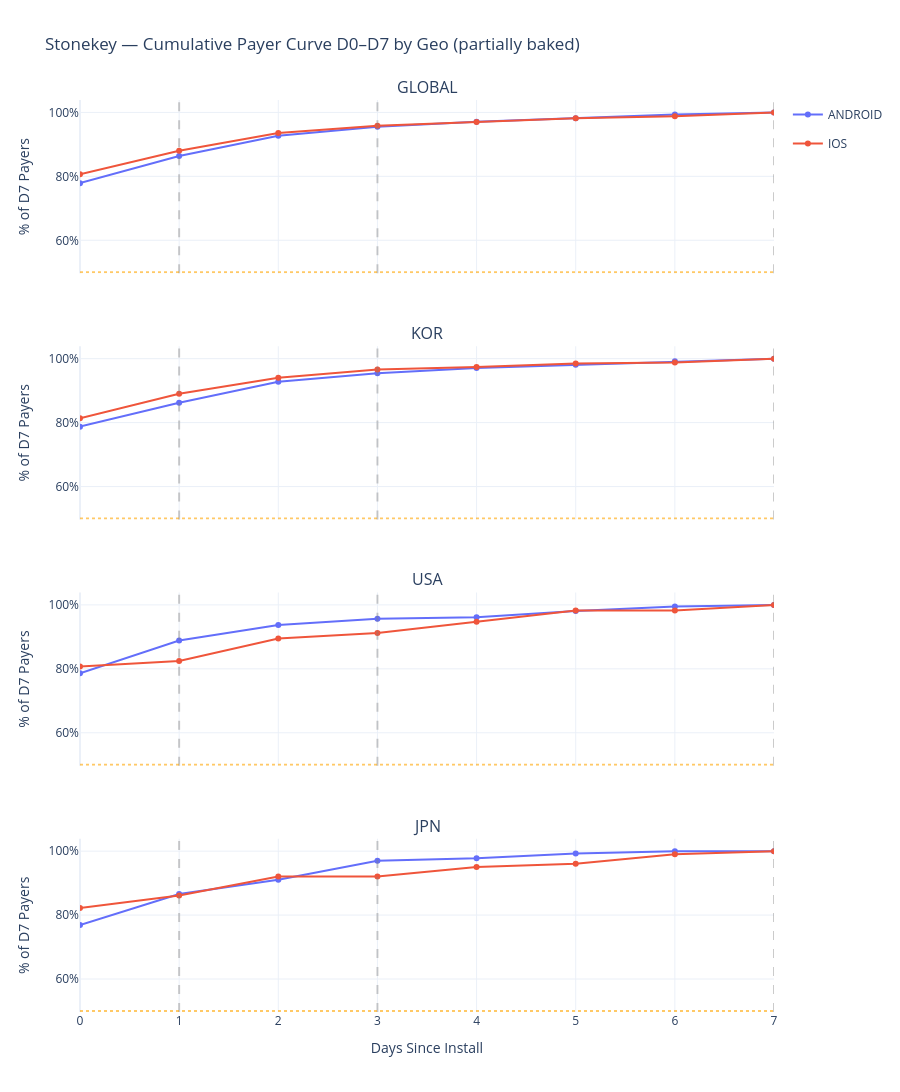

Notebook cell for this chart:
### Code cell
#@title 2c. Chart — Cumulative payer curve D0–D7, one subplot per geo (Android vs iOS)

if 'df_payers' not in dir() or df_payers.empty:
    print('⚠️ Run 2c query first')
else:
    geos_p = ['GLOBAL'] + COHORT_COUNTRIES
    geos_p = [g for g in geos_p if g in df_payers['geo'].unique()]

    fig_p = make_subplots(
        rows=len(geos_p), cols=1,
        subplot_titles=geos_p,
        shared_xaxes=True,
        vertical_spacing=0.08
    )

    os_colors = {'ANDROID': '#636EFA', 'IOS': '#EF553B'}

    for row_i, geo in enumerate(geos_p, start=1):
        sub_geo = df_payers[df_payers['geo'] == geo]

        for os_val in sorted(sub_geo['os'].unique()):
            sub = sub_geo[sub_geo['os'] == os_val].sort_values('days_since_install')
            color = os_colors.get(os_val, '#00CC96')
            total = int(sub['cum_payers'].max())

            fig_p.add_trace(go.Scatter(
                x=sub['days_since_install'], y=sub['cum_pct'],
                name=os_val, mode='lines+markers',
                line=dict(color=color),
                showlegend=(row_i == 1),
                legendgroup=os_val,
                hovertemplate=(
                    f'Day %{{x}}<br>Cumulative: %{{y:.1%}}<br>'
                    f'(of {total:,} total D{COHORT_MAX_DAY} payers)'
                    f'<extra>{geo} | {os_val}</extra>'
                )
            ), row=row_i, col=1)

        for day in [1, 3, 7]:
            fig_p.add_vline(x=day, line_dash='dash', line_color='gray', opacity=0.4, row=row_i, col=1)
        fig_p.add_hline(y=0.50, line_dash='dot', line_color='orange', opacity=0.6, row=row_i, col=1)
        fig_p.update_yaxes(title_text='% of D7 Payers', tickformat='.0%', row=row_i, col=1)

    fig_p.update_xaxes(title_text='Days Since Install', dtick=1, range=[0, COHORT_MAX_DAY], row=len(geos_p), col=1)
    fig_p.update_layout(
        title=f'Stonekey — Cumulative Payer Curve D0–D{COHORT_MAX_DAY} by Geo (partially baked)',
        height=280 * len(geos_p),
        template='plotly_white',
        hovermode='closest',
        legend=dict(orientation='v', x=1.02, y=1)
    )
    fig_p.show()

### Figure 1 — Plotly figure (JSON) as saved in the notebook; plotly's stock layout.template omitted (floating-point values rounded to 4 significant figures)
{"data": [{"hovertemplate": "Day %{x}<br>Cumulative: %{y:.1%}<br>(of 5,009 total D7 payers)<extra>GLOBAL | ANDROID</extra>", "legendgroup": "ANDROID", "line": {"color": "#636EFA"}, "mode": "lines+markers", "name": "ANDROID", "showlegend": true, "type": "scatter", "x": [0, 1, 2, 3, 4, 5, 6, 7], "xaxis": "x", "y": [0.7788, 0.8634, 0.9273, 0.9549, 0.9705, 0.9818, 0.9932, 1.0], "yaxis": "y"}, {"hovertemplate": "Day %{x}<br>Cumulative: %{y:.1%}<br>(of 932 total D7 payers)<extra>GLOBAL | IOS</extra>", "legendgroup": "IOS", "line": {"color": "#EF553B"}, "mode": "lines+markers", "name": "IOS", "showlegend": true, "type": "scatter", "x": [0, 1, 2, 3, 4, 5, 6, 7], "xaxis": "x", "y": [0.8069, 0.8798, 0.9356, 0.9582, 0.97, 0.9818, 0.9882, 1.0], "yaxis": "y"}, {"hovertemplate": "Day %{x}<br>Cumulative: %{y:.1%}<br>(of 2,935 total D7 payers)<extra>KOR | ANDROID</extra>", "legendgroup": "ANDROID", "line": {"color": "#636EFA"}, "mode": "lines+markers", "name": "ANDROID", "showlegend": false, "type": "scatter", "x": [0, 1, 2, 3, 4, 5, 6, 7], "xaxis": "x2", "y": [0.7874, 0.862, 0.9278, 0.9543, 0.971, 0.9806, 0.9922, 1.0], "yaxis": "y2"}, {"hovertemplate": "Day %{x}<br>Cumulative: %{y:.1%}<br>(of 654 total D7 payers)<extra>KOR | IOS</extra>", "legendgroup": "IOS", "line": {"color": "#EF553B"}, "mode": "lines+markers", "name": "IOS", "showlegend": false, "type": "scatter", "x": [0, 1, 2, 3, 4, 5, 6, 7], "xaxis": "x2", "y": [0.8135, 0.8899, 0.9404, 0.9664, 0.974, 0.9847, 0.9878, 1.0], "yaxis": "y2"}, {"hovertemplate": "Day %{x}<br>Cumulative: %{y:.1%}<br>(of 206 total D7 payers)<extra>USA | ANDROID</extra>", "legendgroup": "ANDROID", "line": {"color": "#636EFA"}, "mode": "lines+markers", "name": "ANDROID", "showlegend": false, "type": "scatter", "x": [0, 1, 2, 3, 4, 5, 6, 7], "xaxis": "x3", "y": [0.7864, 0.8883, 0.9369, 0.9563, 0.9612, 0.9806, 0.9951, 1.0], "yaxis": "y3"}, {"hovertemplate": "Day %{x}<br>Cumulative: %{y:.1%}<br>(of 57 total D7 payers)<extra>USA | IOS</extra>", "legendgroup": "IOS", "line": {"color": "#EF553B"}, "mode": "lines+markers", "name": "IOS", "showlegend": false, "type": "scatter", "x": [0, 1, 2, 3, 4, 5, 6, 7], "xaxis": "x3", "y": [0.807, 0.8246, 0.8947, 0.9123, 0.9474, 0.9825, 0.9825, 1.0], "yaxis": "y3"}, {"hovertemplate": "Day %{x}<br>Cumulative: %{y:.1%}<br>(of 134 total D7 payers)<extra>JPN | ANDROID</extra>", "legendgroup": "ANDROID", "line": {"color": "#636EFA"}, "mode": "lines+markers", "name": "ANDROID", "showlegend": false, "type": "scatter", "x": [0, 1, 2, 3, 4, 5, 6, 7], "xaxis": "x4", "y": [0.7687, 0.8657, 0.9104, 0.9701, 0.9776, 0.9925, 1.0, 1.0], "yaxis": "y4"}, {"hovertemplate": "Day %{x}<br>Cumulative: %{y:.1%}<br>(of 101 total D7 payers)<extra>JPN | IOS</extra>", "legendgroup": "IOS", "line": {"color": "#EF553B"}, "mode": "lines+markers", "name": "IOS", "showlegend": false, "type": "scatter", "x": [0, 1, 2, 3, 4, 5, 6, 7], "xaxis": "x4", "y": [0.8218, 0.8614, 0.9208, 0.9208, 0.9505, 0.9604, 0.9901, 1.0], "yaxis": "y4"}], "layout": {"annotations": [{"font": {"size": 16}, "showarrow": false, "text": "GLOBAL", "x": 0.5, "xanchor": "center", "xref": "paper", "y": 1, "yanchor": "bottom", "yref": "paper"}, {"font": {"size": 16}, "showarrow": false, "text": "KOR", "x": 0.5, "xanchor": "center", "xref": "paper", "y": 0.73, "yanchor": "bottom", "yref": "paper"}, {"font": {"size": 16}, "showarrow": false, "text": "USA", "x": 0.5, "xanchor": "center", "xref": "paper", "y": 0.46, "yanchor": "bottom", "yref": "paper"}, {"font": {"size": 16}, "showarrow": false, "text": "JPN", "x": 0.5, "xanchor": "center", "xref": "paper", "y": 0.19, "yanchor": "bottom", "yref": "paper"}], "height": 1120, "hovermode": "closest", "legend": {"orientation": "v", "x": 1.02, "y": 1}, "shapes": [{"line": {"color": "gray", "dash": "dash"}, "opacity": 0.4, "type": "line", "x0": 1, "x1": 1, "xref": "x", "y0": 0, "y1": 1, "yref": "y domain"}, {"line": {"color": "gray", "dash": "dash"}, "opacity": 0.4, "type": "line", "x0": 3, "x1": 3, "xref": "x", "y0": 0, "y1": 1, "yref": "y domain"}, {"line": {"color": "gray", "dash": "dash"}, "opacity": 0.4, "type": "line", "x0": 7, "x1": 7, "xref": "x", "y0": 0, "y1": 1, "yref": "y domain"}, {"line": {"color": "orange", "dash": "dot"}, "opacity": 0.6, "type": "line", "x0": 0, "x1": 1, "xref": "x domain", "y0": 0.5, "y1": 0.5, "yref": "y"}, {"line": {"color": "gray", "dash": "dash"}, "opacity": 0.4, "type": "line", "x0": 1, "x1": 1, "xref": "x2", "y0": 0, "y1": 1, "yref": "y2 domain"}, {"line": {"color": "gray", "dash": "dash"}, "opacity": 0.4, "type": "line", "x0": 3, "x1": 3, "xref": "x2", "y0": 0, "y1": 1, "yref": "y2 domain"}, {"line": {"color": "gray", "dash": "dash"}, "opacity": 0.4, "type": "line", "x0": 7, "x1": 7, "xref": "x2", "y0": 0, "y1": 1, "yref": "y2 domain"}, {"line": {"color": "orange", "dash": "dot"}, "opacity": 0.6, "type": "line", "x0": 0, "x1": 1, "xref": "x2 domain", "y0": 0.5, "y1": 0.5, "yref": "y2"}, {"line": {"color": "gray", "dash": "dash"}, "opacity": 0.4, "type": "line", "x0": 1, "x1": 1, "xref": "x3", "y0": 0, "y1": 1, "yref": "y3 domain"}, {"line": {"color": "gray", "dash": "dash"}, "opacity": 0.4, "type": "line", "x0": 3, "x1": 3, "xref": "x3", "y0": 0, "y1": 1, "yref": "y3 domain"}, {"line": {"color": "gray", "dash": "dash"}, "opacity": 0.4, "type": "line", "x0": 7, "x1": 7, "xref": "x3", "y0": 0, "y1": 1, "yref": "y3 domain"}, {"line": {"color": "orange", "dash": "dot"}, "opacity": 0.6, "type": "line", "x0": 0, "x1": 1, "xref": "x3 domain", "y0": 0.5, "y1": 0.5, "yref": "y3"}, {"line": {"color": "gray", "dash": "dash"}, "opacity": 0.4, "type": "line", "x0": 1, "x1": 1, "xref": "x4", "y0": 0, "y1": 1, "yref": "y4 domain"}, {"line": {"color": "gray", "dash": "dash"}, "opacity": 0.4, "type": "line", "x0": 3, "x1": 3, "xref": "x4", "y0": 0, "y1": 1, "yref": "y4 domain"}, {"line": {"color": "gray", "dash": "dash"}, "opacity": 0.4, "type": "line", "x0": 7, "x1": 7, "xref": "x4", "y0": 0, "y1": 1, "yref": "y4 domain"}, {"line": {"color": "orange", "dash": "dot"}, "opacity": 0.6, "type": "line", "x0": 0, "x1": 1, "xref": "x4 domain", "y0": 0.5, "y1": 0.5, "yref": "y4"}], "title": {"text": "Stonekey — Cumulative Payer Curve D0–D7 by Geo (partially baked)"}, "xaxis": {"anchor": "y", "domain": [0, 1], "matches": "x4", "showticklabels": false}, "xaxis2": {"anchor": "y2", "domain": [0, 1], "matches": "x4", "showticklabels": false}, "xaxis3": {"anchor": "y3", "domain": [0, 1], "matches": "x4", "showticklabels": false}, "xaxis4": {"anchor": "y4", "domain": [0, 1], "dtick": 1, "range": [0, 7], "title": {"text": "Days Since Install"}}, "yaxis": {"anchor": "x", "domain": [0.81, 1], "tickformat": ".0%", "title": {"text": "% of D7 Payers"}}, "yaxis2": {"anchor": "x2", "domain": [0.54, 0.73], "tickformat": ".0%", "title": {"text": "% of D7 Payers"}}, "yaxis3": {"anchor": "x3", "domain": [0.27, 0.46], "tickformat": ".0%", "title": {"text": "% of D7 Payers"}}, "yaxis4": {"anchor": "x4", "domain": [0, 0.19], "tickformat": ".0%", "title": {"text": "% of D7 Payers"}}}}
